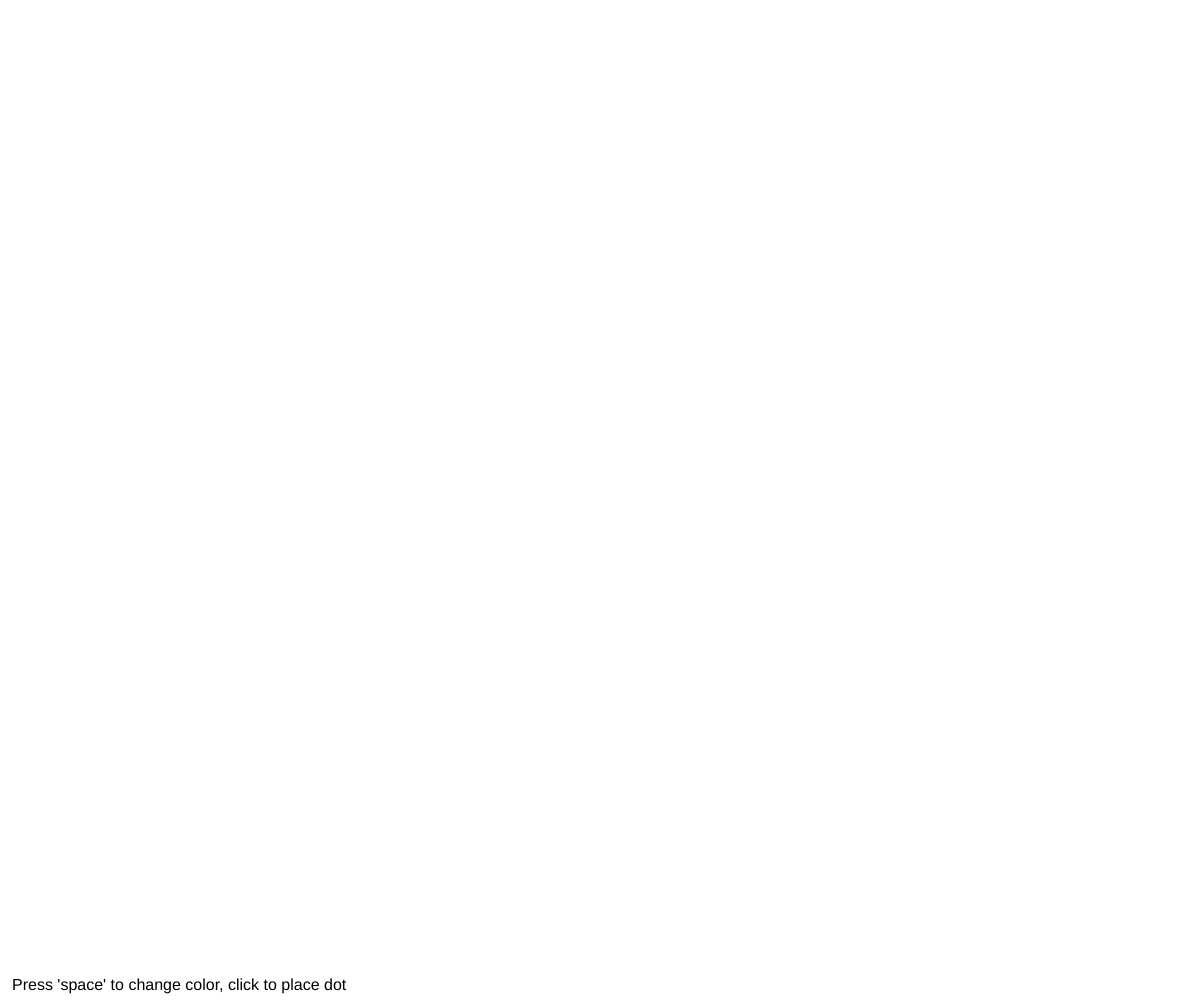
Frame 1 (no input)
Frame 60 (no input): identical to frame 1, image omitted
Frame 120 (the mouse pressed at the canvas centre since frame 60): identical to frame 1, image omitted

The p5.js sketch that drew this single still picture (run headless with seeded random() and noise() and a simulated clock; from frame 60 on, the mouse is pressed at the canvas centre):

// p5.js sketch
// ── sketch.js
let dark; // helper variable to check for dakr mode
let dots; // array to store dots

function setup() {
  dark = false; // start with light theme
  dots = []; // init the array

  window.addEventListener("resize", resize);

  createCanvas(windowWidth, windowHeight);

  fill("#ff00f0");
  noStroke();
  rectMode(CENTER);
}

function resize() {
  resizeCanvas(windowWidth, windowHeight);
}

function draw() {
  if( dark ) { // we are checking for light or dark mode before drawing
    background("#000000");
  } else {
    background("#ffffff");
  }

  fill(dark ? "white" : "black"); // set fill based on light or dark

  for( let ix in dots ) { // draw the dots
    rect(dots[ix].posX * windowWidth, dots[ix].posY * windowHeight, windowWidth / 100, windowWidth / 100); // we multiply the relative position and set a relative size
  }

  textSize(16);
  text("Press 'space' to change color, click to place dot", windowWidth / 100, windowHeight * .99);
}

// when key is pressed, call this function
function keyPressed() {
  dark = keyCode == 32 ? !dark : dark; // if 'space' is pressed, invert the dark variable, otherwise leave it
}

function mouseClicked() {
  // we are pushing a new dot, with a relative position
  dots.push({
    posX: mouseX / windowWidth,
    posY: mouseY / windowHeight
  })
}
